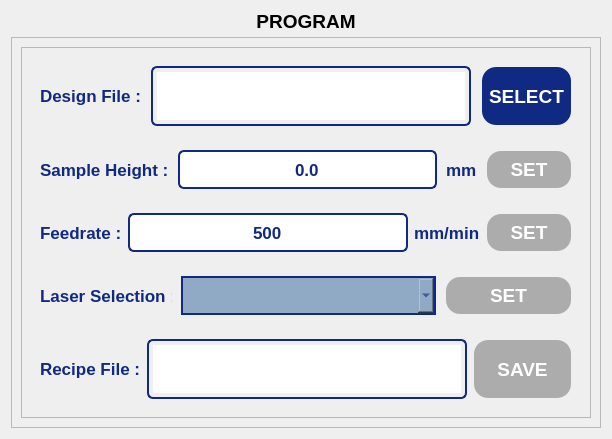
               <widget class="QWidget" name="programPage">
                <layout class="QVBoxLayout" name="verticalLayout_16">
                 <item>
                  <widget class="QLabel" name="page2Label">
                   <property name="minimumSize">
                    <size>
                     <width>0</width>
                     <height>20</height>
                    </size>
                   </property>
                   <property name="maximumSize">
                    <size>
                     <width>16777215</width>
                     <height>20</height>
                    </size>
                   </property>
                   <property name="font">
                    <font>
                     <pointsize>14</pointsize>
                     <bold>true</bold>
                    </font>
                   </property>
                   <property name="text">
                    <string>PROGRAM</string>
                   </property>
                   <property name="alignment">
                    <set>Qt::AlignmentFlag::AlignCenter</set>
                   </property>
                  </widget>
                 </item>
                 <item>
                  <widget class="QFrame" name="programFrame">
                   <property name="frameShape">
                    <enum>QFrame::Shape::StyledPanel</enum>
                   </property>
                   <property name="frameShadow">
                    <enum>QFrame::Shadow::Raised</enum>
                   </property>
                   <layout class="QVBoxLayout" name="verticalLayout_27" stretch="0">
                    <item>
                     <widget class="QFrame" name="progFrame">
                      <property name="frameShape">
                       <enum>QFrame::Shape::StyledPanel</enum>
                      </property>
                      <property name="frameShadow">
                       <enum>QFrame::Shadow::Raised</enum>
                      </property>
                      <layout class="QVBoxLayout" name="verticalLayout_28">
                       <item>
                        <widget class="QWidget" name="widget_10" native="true">
                         <layout class="QHBoxLayout" name="horizontalLayout_32" stretch="1,2,1">
                          <property name="spacing">
                           <number>10</number>
                          </property>
                          <property name="leftMargin">
                           <number>9</number>
                          </property>
                          <item>
                           <widget class="QLabel" name="label_8">
                            <property name="minimumSize">
                             <size>
                              <width>0</width>
                              <height>0</height>
                             </size>
                            </property>
                            <property name="maximumSize">
                             <size>
                              <width>120</width>
                              <height>16777215</height>
                             </size>
                            </property>
                            <property name="font">
                             <font>
                              <pointsize>13</pointsize>
                              <bold>true</bold>
                             </font>
                            </property>
                            <property name="styleSheet">
                             <string notr="true">QLabel {
    color: rgb(16, 42, 131);
}</string>
                            </property>
                            <property name="text">
                             <string>Design File :</string>
                            </property>
                           </widget>
                          </item>
                          <item>
                           <widget class="QTextEdit" name="pgmfileTextEdit">
                            <property name="sizePolicy">
                             <sizepolicy hsizetype="Expanding" vsizetype="Expanding">
                              <horstretch>0</horstretch>
                              <verstretch>0</verstretch>
                             </sizepolicy>
                            </property>
                            <property name="minimumSize">
                             <size>
                              <width>320</width>
                              <height>0</height>
                             </size>
                            </property>
                            <property name="maximumSize">
                             <size>
                              <width>16777215</width>
                              <height>60</height>
                             </size>
                            </property>
                            <property name="font">
                             <font>
                              <pointsize>13</pointsize>
                              <bold>true</bold>
                             </font>
                            </property>
                            <property name="styleSheet">
                             <string notr="true">QTextEdit {
    border: 2px solid #102a83;
    border-radius: 6px;       /* Optional: for rounded corners */
    padding: 4px;             /* Optional: inner spacing */
    color: #102a83;           /* Text color inside the line edit */
}</string>
                            </property>
                            <property name="lineWrapMode">
                             <enum>QTextEdit::LineWrapMode::NoWrap</enum>
                            </property>
                            <property name="readOnly">
                             <bool>true</bool>
                            </property>
                           </widget>
                          </item>
                          <item>
                           <widget class="QPushButton" name="pgmfilePushButton">
                            <property name="sizePolicy">
                             <sizepolicy hsizetype="Expanding" vsizetype="Expanding">
                              <horstretch>0</horstretch>
                              <verstretch>0</verstretch>
                             </sizepolicy>
                            </property>
                            <property name="maximumSize">
                             <size>
                              <width>350</width>
                              <height>100</height>
                             </size>
                            </property>
                            <property name="font">
                             <font>
                              <pointsize>14</pointsize>
                              <bold>true</bold>
                             </font>
                            </property>
                            <property name="styleSheet">
                             <string notr="true">QPushButton {
	color: rgb(255, 255, 255);	
	background-color: rgb(16, 42, 131);
	border-color: transparent;
	border-style: outset;
	border-radius: 15px;
	border-width: 2px;
	padding: 6px;
}

QPushButton:hover {
	color: rgb(16, 42, 131);
	background-color: rgb(167, 198, 229);
	border-color: rgb(16, 42, 131);
}

QPushButton:disabled {
	background-color: rgb(172, 172, 172);
}</string>
                            </property>
                            <property name="text">
                             <string>SELECT</string>
                            </property>
                           </widget>
                          </item>
                         </layout>
                        </widget>
                       </item>
                       <item>
                        <widget class="QWidget" name="widget_3" native="true">
                         <layout class="QHBoxLayout" name="horizontalLayout_24" stretch="1,3,0,1">
                          <property name="spacing">
                           <number>9</number>
                          </property>
                          <item>
                           <widget class="QLabel" name="label_6">
                            <property name="minimumSize">
                             <size>
                              <width>0</width>
                              <height>0</height>
                             </size>
                            </property>
                            <property name="maximumSize">
                             <size>
                              <width>130</width>
                              <height>16777215</height>
                             </size>
                            </property>
                            <property name="font">
                             <font>
                              <pointsize>13</pointsize>
                              <bold>true</bold>
                             </font>
                            </property>
                            <property name="styleSheet">
                             <string notr="true">QLabel {
    color: rgb(16, 42, 131);
}</string>
                            </property>
                            <property name="text">
                             <string>Sample Height :</string>
                            </property>
                           </widget>
                          </item>
                          <item>
                           <widget class="QLineEdit" name="pgmheightLineEdit">
                            <property name="sizePolicy">
                             <sizepolicy hsizetype="Expanding" vsizetype="Expanding">
                              <horstretch>0</horstretch>
                              <verstretch>0</verstretch>
                             </sizepolicy>
                            </property>
                            <property name="maximumSize">
                             <size>
                              <width>16777215</width>
                              <height>100</height>
                             </size>
                            </property>
                            <property name="font">
                             <font>
                              <pointsize>13</pointsize>
                              <bold>true</bold>
                             </font>
                            </property>
                            <property name="styleSheet">
                             <string notr="true">QLineEdit {
    border: 2px solid #102a83;
    border-radius: 6px;       /* Optional: for rounded corners */
    padding: 4px;             /* Optional: inner spacing */
    color: #102a83;           /* Text color inside the line edit */
}
</string>
                            </property>
                            <property name="text">
                             <string>0.0</string>
                            </property>
                            <property name="alignment">
                             <set>Qt::AlignmentFlag::AlignCenter</set>
                            </property>
                           </widget>
                          </item>
                          <item>
                           <widget class="QLabel" name="label_9">
                            <property name="font">
                             <font>
                              <pointsize>13</pointsize>
                              <bold>true</bold>
                             </font>
                            </property>
                            <property name="styleSheet">
                             <string notr="true">QLabel {
    color: rgb(16, 42, 131);
    font-weight: bold;
}</string>
                            </property>
                            <property name="text">
                             <string>mm</string>
                            </property>
                           </widget>
                          </item>
                          <item>
                           <widget class="QPushButton" name="pgmheightPushButton">
                            <property name="enabled">
                             <bool>false</bool>
                            </property>
                            <property name="sizePolicy">
                             <sizepolicy hsizetype="Expanding" vsizetype="Expanding">
                              <horstretch>0</horstretch>
                              <verstretch>0</verstretch>
                             </sizepolicy>
                            </property>
                            <property name="maximumSize">
                             <size>
                              <width>16777215</width>
                              <height>100</height>
                             </size>
                            </property>
                            <property name="font">
                             <font>
                              <pointsize>14</pointsize>
                              <bold>true</bold>
                             </font>
                            </property>
                            <property name="styleSheet">
                             <string notr="true">QPushButton {
	color: rgb(255, 255, 255);	
	background-color: rgb(16, 42, 131);
	border-color: transparent;
	border-style: outset;
	border-radius: 15px;
	border-width: 2px;
	padding: 6px;
}

QPushButton:hover {
	color: rgb(16, 42, 131);
	background-color: rgb(167, 198, 229);
	border-color: rgb(16, 42, 131);
}

QPushButton:disabled {
	background-color: rgb(172, 172, 172);
}</string>
                            </property>
                            <property name="text">
                             <string>SET</string>
                            </property>
                           </widget>
                          </item>
                         </layout>
                        </widget>
                       </item>
                       <item>
                        <widget class="QWidget" name="widget_4" native="true">
                         <layout class="QHBoxLayout" name="horizontalLayout_41">
                          <item>
                           <widget class="QLabel" name="label_13">
                            <property name="maximumSize">
                             <size>
                              <width>130</width>
                              <height>16777215</height>
                             </size>
                            </property>
                            <property name="font">
                             <font>
                              <pointsize>13</pointsize>
                              <bold>true</bold>
                             </font>
                            </property>
                            <property name="styleSheet">
                             <string notr="true">QLabel {
    color: rgb(16, 42, 131);
}</string>
                            </property>
                            <property name="text">
                             <string>Feedrate :</string>
                            </property>
                           </widget>
                          </item>
                          <item>
                           <widget class="QLineEdit" name="pgmfeedLineEdit">
                            <property name="sizePolicy">
                             <sizepolicy hsizetype="Expanding" vsizetype="Expanding">
                              <horstretch>0</horstretch>
                              <verstretch>0</verstretch>
                             </sizepolicy>
                            </property>
                            <property name="minimumSize">
                             <size>
                              <width>280</width>
                              <height>0</height>
                             </size>
                            </property>
                            <property name="font">
                             <font>
                              <pointsize>13</pointsize>
                              <bold>true</bold>
                             </font>
                            </property>
                            <property name="styleSheet">
                             <string notr="true">QLineEdit {
    border: 2px solid #102a83;
    border-radius: 6px;       /* Optional: for rounded corners */
    padding: 4px;             /* Optional: inner spacing */
    color: #102a83;           /* Text color inside the line edit */
}
</string>
                            </property>
                            <property name="text">
                             <string>500</string>
                            </property>
                            <property name="alignment">
                             <set>Qt::AlignmentFlag::AlignCenter</set>
                            </property>
                           </widget>
                          </item>
                          <item>
                           <widget class="QLabel" name="label_14">
                            <property name="minimumSize">
                             <size>
                              <width>0</width>
                              <height>0</height>
                             </size>
                            </property>
                            <property name="font">
                             <font>
                              <pointsize>13</pointsize>
                              <bold>true</bold>
                             </font>
                            </property>
                            <property name="styleSheet">
                             <string notr="true">QLabel {
    color: rgb(16, 42, 131);
}</string>
                            </property>
                            <property name="text">
                             <string>mm/min</string>
                            </property>
                           </widget>
                          </item>
                          <item>
                           <widget class="QPushButton" name="pgmfeedPushButton">
                            <property name="enabled">
                             <bool>false</bool>
                            </property>
                            <property name="sizePolicy">
                             <sizepolicy hsizetype="Expanding" vsizetype="Expanding">
                              <horstretch>0</horstretch>
                              <verstretch>0</verstretch>
                             </sizepolicy>
                            </property>
                            <property name="maximumSize">
                             <size>
                              <width>180</width>
                              <height>100</height>
                             </size>
                            </property>
                            <property name="font">
                             <font>
                              <pointsize>14</pointsize>
                              <bold>true</bold>
                             </font>
                            </property>
                            <property name="styleSheet">
                             <string notr="true">QPushButton {
	color: rgb(255, 255, 255);	
	background-color: rgb(16, 42, 131);
	border-color: transparent;
	border-style: outset;
	border-radius: 15px;
	border-width: 2px;
	padding: 6px;
}

QPushButton:hover {
	color: rgb(16, 42, 131);
	background-color: rgb(167, 198, 229);
	border-color: rgb(16, 42, 131);
}

QPushButton:disabled {
	background-color: rgb(172, 172, 172);
}</string>
                            </property>
                            <property name="text">
                             <string>SET</string>
                            </property>
                           </widget>
                          </item>
                         </layout>
                        </widget>
                       </item>
                       <item>
                        <widget class="QWidget" name="widget_2" native="true">
                         <layout class="QHBoxLayout" name="horizontalLayout_23" stretch="1,2,1">
                          <property name="spacing">
                           <number>9</number>
                          </property>
                          <item>
                           <widget class="QLabel" name="label_5">
                            <property name="maximumSize">
                             <size>
                              <width>132</width>
                              <height>16777215</height>
                             </size>
                            </property>
                            <property name="font">
                             <font>
                              <pointsize>13</pointsize>
                              <bold>true</bold>
                             </font>
                            </property>
                            <property name="styleSheet">
                             <string notr="true">QLabel {
    color: rgb(16, 42, 131);
}</string>
                            </property>
                            <property name="text">
                             <string>Laser Selection :</string>
                            </property>
                           </widget>
                          </item>
                          <item>
                           <widget class="QComboBox" name="pgmlaserComboBox">
                            <property name="sizePolicy">
                             <sizepolicy hsizetype="Expanding" vsizetype="Expanding">
                              <horstretch>0</horstretch>
                              <verstretch>0</verstretch>
                             </sizepolicy>
                            </property>
                            <property name="maximumSize">
                             <size>
                              <width>16777215</width>
                              <height>100</height>
                             </size>
                            </property>
                            <property name="font">
                             <font>
                              <pointsize>13</pointsize>
                              <bold>true</bold>
                             </font>
                            </property>
                            <property name="styleSheet">
                             <string notr="true">QComboBox {
	background-color: rgb(144, 170, 197);
    border: 2px solid rgb(16, 42, 131);
	color: rgb(16, 42, 131);
}

QComboBox QAbstractItemView {
	background-color: rgb(144, 170, 197);
	selection-background-color: #A0D0F0;
	color: rgb(16, 42, 131);
}</string>
                            </property>
                           </widget>
                          </item>
                          <item>
                           <widget class="QPushButton" name="pgmlaserPushButton">
                            <property name="enabled">
                             <bool>false</bool>
                            </property>
                            <property name="sizePolicy">
                             <sizepolicy hsizetype="Expanding" vsizetype="Expanding">
                              <horstretch>0</horstretch>
                              <verstretch>0</verstretch>
                             </sizepolicy>
                            </property>
                            <property name="maximumSize">
                             <size>
                              <width>16777215</width>
                              <height>100</height>
                             </size>
                            </property>
                            <property name="font">
                             <font>
                              <pointsize>14</pointsize>
                              <bold>true</bold>
                             </font>
                            </property>
                            <property name="styleSheet">
                             <string notr="true">QPushButton {
	color: rgb(255, 255, 255);	
	background-color: rgb(16, 42, 131);
	border-color: transparent;
	border-style: outset;
	border-radius: 15px;
	border-width: 2px;
	padding: 6px;
}

QPushButton:hover {
	color: rgb(16, 42, 131);
	background-color: rgb(167, 198, 229);
	border-color: rgb(16, 42, 131);
}

QPushButton:disabled {
	background-color: rgb(172, 172, 172);
}</string>
                            </property>
                            <property name="text">
                             <string>SET</string>
                            </property>
                           </widget>
                          </item>
                         </layout>
                        </widget>
                       </item>
                       <item>
                        <widget class="QWidget" name="widget_11" native="true">
                         <layout class="QHBoxLayout" name="horizontalLayout_26">
                          <item>
                           <widget class="QLabel" name="label_25">
                            <property name="minimumSize">
                             <size>
                              <width>0</width>
                              <height>0</height>
                             </size>
                            </property>
                            <property name="maximumSize">
                             <size>
                              <width>120</width>
                              <height>16777215</height>
                             </size>
                            </property>
                            <property name="font">
                             <font>
                              <pointsize>13</pointsize>
                              <bold>true</bold>
                             </font>
                            </property>
                            <property name="styleSheet">
                             <string notr="true">QLabel {
    color: rgb(16, 42, 131);
}</string>
                            </property>
                            <property name="text">
                             <string>Recipe File :</string>
                            </property>
                           </widget>
                          </item>
                          <item>
                           <widget class="QTextEdit" name="recipefileTextEdit">
                            <property name="sizePolicy">
                             <sizepolicy hsizetype="Expanding" vsizetype="Expanding">
                              <horstretch>0</horstretch>
                              <verstretch>0</verstretch>
                             </sizepolicy>
                            </property>
                            <property name="minimumSize">
                             <size>
                              <width>320</width>
                              <height>0</height>
                             </size>
                            </property>
                            <property name="maximumSize">
                             <size>
                              <width>16777215</width>
                              <height>60</height>
                             </size>
                            </property>
                            <property name="font">
                             <font>
                              <pointsize>13</pointsize>
                              <bold>true</bold>
                             </font>
                            </property>
                            <property name="styleSheet">
                             <string notr="true">QTextEdit {
    border: 2px solid #102a83;
    border-radius: 6px;       /* Optional: for rounded corners */
    padding: 4px;             /* Optional: inner spacing */
    color: #102a83;           /* Text color inside the line edit */
}</string>
                            </property>
                            <property name="lineWrapMode">
                             <enum>QTextEdit::LineWrapMode::NoWrap</enum>
                            </property>
                            <property name="readOnly">
                             <bool>true</bool>
                            </property>
                           </widget>
                          </item>
                          <item>
                           <widget class="QPushButton" name="pgmsavePushButton">
                            <property name="enabled">
                             <bool>false</bool>
                            </property>
                            <property name="sizePolicy">
                             <sizepolicy hsizetype="Expanding" vsizetype="Expanding">
                              <horstretch>0</horstretch>
                              <verstretch>0</verstretch>
                             </sizepolicy>
                            </property>
                            <property name="maximumSize">
                             <size>
                              <width>16777215</width>
                              <height>100</height>
                             </size>
                            </property>
                            <property name="font">
                             <font>
                              <pointsize>14</pointsize>
                              <bold>true</bold>
                             </font>
                            </property>
                            <property name="styleSheet">
                             <string notr="true">QPushButton {
	color: rgb(255, 255, 255);	
	background-color: rgb(16, 42, 131);
	border-color: transparent;
	border-style: outset;
	border-radius: 15px;
	border-width: 2px;
	padding: 6px;
}

QPushButton:hover {
	color: rgb(16, 42, 131);
	background-color: rgb(167, 198, 229);
	border-color: rgb(16, 42, 131);
}

QPushButton:disabled {
	background-color: rgb(172, 172, 172);
}</string>
                            </property>
                            <property name="text">
                             <string>SAVE</string>
                            </property>
                           </widget>
                          </item>
                         </layout>
                        </widget>
                       </item>
                      </layout>
                     </widget>
                    </item>
                   </layout>
                  </widget>
                 </item>
                </layout>
               </widget>
